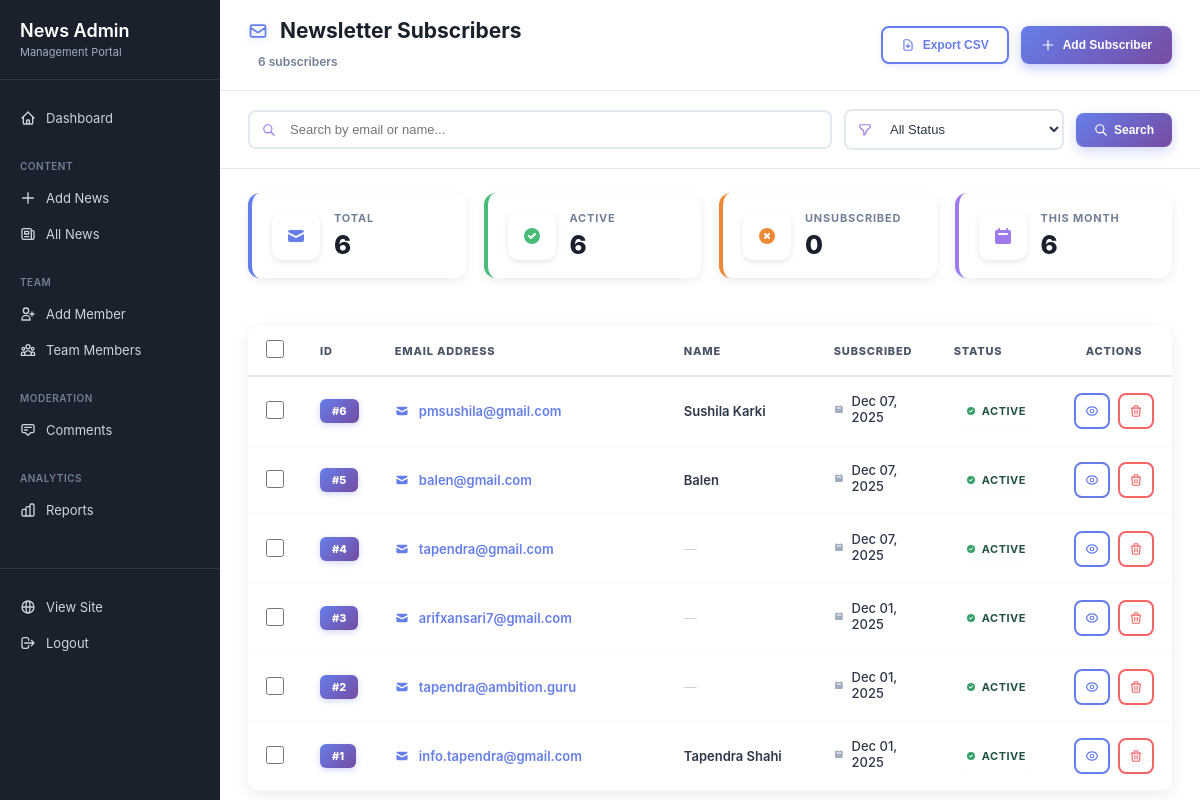
The app's page /custom-admin/subscribers/ (signed in) with its own data.
### news/models.py (models this page shows, shortened)
class Subscriber(models.Model):
    email = models.EmailField(unique=True)
    name = models.CharField(max_length=100, blank=True)
    is_active = models.BooleanField(default=True, help_text="Whether subscriber is active")
    subscribed_at = models.DateTimeField(auto_now_add=True)
    unsubscribed_at = models.DateTimeField(null=True, blank=True)
    class Meta:
        ordering = ['-subscribed_at']
        verbose_name = 'Subscriber'
        verbose_name_plural = 'Subscribers'

### news/admin_views.py (the view, shortened to what this page needs)
# urls.py: path('subscribers/', admin_views.admin_subscribers, name='subscribers'),
@staff_member_required
def admin_subscribers(request):
    search = request.GET.get('search', '')
    status = request.GET.get('status', '')
    subscribers = Subscriber.objects.all()
    if search:
        subscribers = subscribers.filter(
            Q(email__icontains=search) | Q(name__icontains=search)
        )
    if status == 'active':
        subscribers = subscribers.filter(is_active=True)
    elif status == 'unsubscribed':
        subscribers = subscribers.filter(is_active=False)
    total_subscribers = Subscriber.objects.count()
    active_subscribers = Subscriber.objects.filter(is_active=True).count()
    unsubscribed_count = Subscriber.objects.filter(is_active=False).count()
    first_of_month = timezone.now().replace(day=1, hour=0, minute=0, second=0, microsecond=0)
    new_this_month = Subscriber.objects.filter(subscribed_at__gte=first_of_month).count()
    context = {
        'subscribers': subscribers,
        'search': search,
        'status': status,
        'total_subscribers': total_subscribers,
        'active_subscribers': active_subscribers,
        'unsubscribed_count': unsubscribed_count,
        'new_this_month': new_this_month,
    }
    return render(request, 'admin/subscribers.html', context)

### news/templates/admin/subscribers.html (shortened to what this page needs)
{% extends 'admin/base_custom.html' %}
{% block content %}
<div class="subscribers-wrapper">
    <div class="list-header">
        <div class="header-info">
            <h1>
                <svg width="20" height="20" fill="none" stroke="currentColor" viewBox="0 0 24 24">
                    <path stroke-linecap="round" stroke-linejoin="round" stroke-width="2" d="M3 8l7.89 5.26a2 2 0 002.22 0L21 8M5 19h14a2 2 0 002-2V7a2 2 0 00-2-2H5a2 2 0 00-2 2v10a2 2 0 002 2z"/>
                </svg>
                Newsletter Subscribers
            </h1>
            <p class="header-count">{{ subscribers.count }} subscriber{{ subscribers.count|pluralize }}</p>
        </div>
        <div class="header-actions">
            <button class="btn-export" onclick="exportSubscribers()">
                <svg width="14" height="14" fill="none" stroke="currentColor" viewBox="0 0 24 24">
                    <path stroke-linecap="round" stroke-linejoin="round" stroke-width="2" d="M12 10v6m0 0l-3-3m3 3l3-3m2 8H7a2 2 0 01-2-2V5a2 2 0 012-2h5.586a1 1 0 01.707.293l5.414 5.414a1 1 0 01.293.707V19a2 2 0 01-2 2z"/>
                </svg>
                Export CSV
            </button>
            <button class="btn-primary" onclick="showAddModal()">
                <svg width="14" height="14" fill="none" stroke="currentColor" viewBox="0 0 24 24">
                    <path stroke-linecap="round" stroke-linejoin="round" stroke-width="2" d="M12 4v16m8-8H4"/>
                </svg>
                Add Subscriber
            </button>
        </div>
    </div>
    <div class="filters-bar">
        <form method="get" class="filters-form">
            <div class="filter-group">
                <input type="text" name="search" class="filter-input" placeholder="Search by email or name..." value="{{ search }}">
            </div>
            <div class="filter-group" style="max-width: 180px;">
                <select name="status" class="filter-select" onchange="this.form.submit()">
                    <option value="">All Status</option>
                </select>
            </div>
            <button type="submit" class="btn-filter">
                <svg width="14" height="14" fill="none" stroke="currentColor" viewBox="0 0 24 24">
                    <path stroke-linecap="round" stroke-linejoin="round" stroke-width="2" d="M21 21l-6-6m2-5a7 7 0 11-14 0 7 7 0 0114 0z"/>
                </svg>
                Search
            </button>
        </form>
    </div>
    <div class="stats-row">
        <div class="stat-mini stat-blue">
            <div class="stat-mini-icon">
                <svg width="20" height="20" fill="currentColor" viewBox="0 0 20 20">
                    <path d="M2.003 5.884L10 9.882l7.997-3.998A2 2 0 0016 4H4a2 2 0 00-1.997 1.884z"/>
                    <path d="M18 8.118l-8 4-8-4V14a2 2 0 002 2h12a2 2 0 002-2V8.118z"/>
                </svg>
            </div>
            <div class="stat-mini-content">
                <div class="stat-mini-label">Total</div>
                <div class="stat-mini-value">{{ total_subscribers }}</div>
            </div>
        </div>
        <div class="stat-mini stat-green">
            <div class="stat-mini-icon">
                <svg width="20" height="20" fill="currentColor" viewBox="0 0 20 20">
                    <path fill-rule="evenodd" d="M10 18a8 8 0 100-16 8 8 0 000 16zm3.707-9.293a1 1 0 00-1.414-1.414L9 10.586 7.707 9.293a1 1 0 00-1.414 1.414l2 2a1 1 0 001.414 0l4-4z"/>
                </svg>
            </div>
            <div class="stat-mini-content">
                <div class="stat-mini-label">Active</div>
                <div class="stat-mini-value">{{ active_subscribers }}</div>
            </div>
        </div>
        <div class="stat-mini stat-orange">
            <div class="stat-mini-icon">
            </div>
            <div class="stat-mini-content">
                <div class="stat-mini-label">Unsubscribed</div>
                <div class="stat-mini-value">{{ unsubscribed_count }}</div>
            </div>
        </div>
        <div class="stat-mini stat-purple">
            <div class="stat-mini-icon">
                <svg width="20" height="20" fill="currentColor" viewBox="0 0 20 20">
                    <path fill-rule="evenodd" d="M6 2a1 1 0 00-1 1v1H4a2 2 0 00-2 2v10a2 2 0 002 2h12a2 2 0 002-2V6a2 2 0 00-2-2h-1V3a1 1 0 10-2 0v1H7V3a1 1 0 00-1-1zm0 5a1 1 0 000 2h8a1 1 0 100-2H6z"/>
                </svg>
            </div>
            <div class="stat-mini-content">
                <div class="stat-mini-label">This Month</div>
                <div class="stat-mini-value">{{ new_this_month }}</div>
            </div>
        </div>
    </div>
    <div class="table-container">
        <table class="subscribers-table">
            <thead>
                <tr>
                    <th style="width: 40px;">
                        <input type="checkbox" id="selectAll" class="checkbox-input">
                    </th>
                    <th style="width: 50px;">ID</th>
                    <th>Email Address</th>
                    <th style="width: 150px;">Name</th>
                    <th style="width: 120px;">Subscribed</th>
                    <th style="width: 100px;">Status</th>
                    <th style="width: 100px; text-align: center;">Actions</th>
                </tr>
            </thead>
            <tbody>
                {% for subscriber in subscribers %}
                <tr>
                    <td>
                        <input type="checkbox" class="checkbox-input subscriber-checkbox" value="{{ subscriber.id }}">
                    </td>
                    <td>
                        <span class="id-badge">#{{ subscriber.id }}</span>
                    </td>
                    <td>
                        <div class="email-cell">
                            <svg width="14" height="14" fill="currentColor" viewBox="0 0 20 20">
                                <path d="M2.003 5.884L10 9.882l7.997-3.998A2 2 0 0016 4H4a2 2 0 00-1.997 1.884z"/>
                                <path d="M18 8.118l-8 4-8-4V14a2 2 0 002 2h12a2 2 0 002-2V8.118z"/>
                            </svg>
                            <a href="mailto:{{ subscriber.email }}" class="email-link">
                                {{ subscriber.email }}
                            </a>
                        </div>
                    </td>
                    <td>
                        {% if subscriber.name %}
                        <span class="name-text">{{ subscriber.name }}</span>
                        {% else %}
                        <span class="text-muted">—</span>
                        {% endif %}
                    </td>
                    <td class="date-cell">
                        <svg width="12" height="12" fill="currentColor" viewBox="0 0 20 20">
                            <path fill-rule="evenodd" d="M6 2a1 1 0 00-1 1v1H4a2 2 0 00-2 2v10a2 2 0 002 2h12a2 2 0 002-2V6a2 2 0 00-2-2h-1V3a1 1 0 10-2 0v1H7V3a1 1 0 00-1-1zm0 5a1 1 0 000 2h8a1 1 0 100-2H6z"/>
                        </svg>
                        <span>{{ subscriber.subscribed_at|date:"M d, Y" }}</span>
                    </td>
                    <td>
                        {% if subscriber.is_active %}
                        <span class="status-badge status-active">
                            <svg width="10" height="10" fill="currentColor" viewBox="0 0 20 20">
                                <path fill-rule="evenodd" d="M10 18a8 8 0 100-16 8 8 0 000 16zm3.707-9.293a1 1 0 00-1.414-1.414L9 10.586 7.707 9.293a1 1 0 00-1.414 1.414l2 2a1 1 0 001.414 0l4-4z"/>
                            </svg>
                            Active
                        </span>
                        {% endif %}
                    </td>
                    <td>
                        <div class="action-buttons">
                            <button class="btn-action btn-view" title="View Details" onclick="viewSubscriber({{ subscriber.id }})">
                            </button>
                            <button class="btn-action btn-delete" title="Delete" onclick="deleteSubscriber({{ subscriber.id }}, '{{ subscriber.email }}')">
                                <svg width="14" height="14" fill="none" stroke="currentColor" viewBox="0 0 24 24">
                                    <path stroke-linecap="round" stroke-linejoin="round" stroke-width="2" d="M19 7l-.867 12.142A2 2 0 0116.138 21H7.862a2 2 0 01-1.995-1.858L5 7m5 4v6m4-6v6m1-10V4a1 1 0 00-1-1h-4a1 1 0 00-1 1v3M4 7h16"/>
                                </svg>
                            </button>
                        </div>
                    </td>
                </tr>
                {% endfor %}
            </tbody>
        </table>
    </div>
</div>
{% endblock %}

### records on screen
Subscriber: id "6", email "pmsushila@gmail.com", name "Sushila Karki", subscribed_at "Dec 07, 2025", is_active True (drawn)
Subscriber: id "5", email "balen@gmail.com", name "Balen", subscribed_at "Dec 07, 2025", is_active True (drawn)
Subscriber: id "4", email "tapendra@gmail.com", subscribed_at "Dec 07, 2025", is_active True (drawn)
Subscriber: id "3", email "arifxansari7@gmail.com", subscribed_at "Dec 01, 2025", is_active True (drawn)
Subscriber: id "2", email "tapendra@ambition.guru", subscribed_at "Dec 01, 2025", is_active True (drawn)
Subscriber: id "1", email "info.tapendra@gmail.com", name "Tapendra Shahi", subscribed_at "Dec 01, 2025", is_active True (drawn)

### other values on screen
{{ subscribers.count }} "6"
{{ total_subscribers }} "6"
{{ active_subscribers }} "6"
{{ unsubscribed_count }} "0"
{{ new_this_month }} "6"
